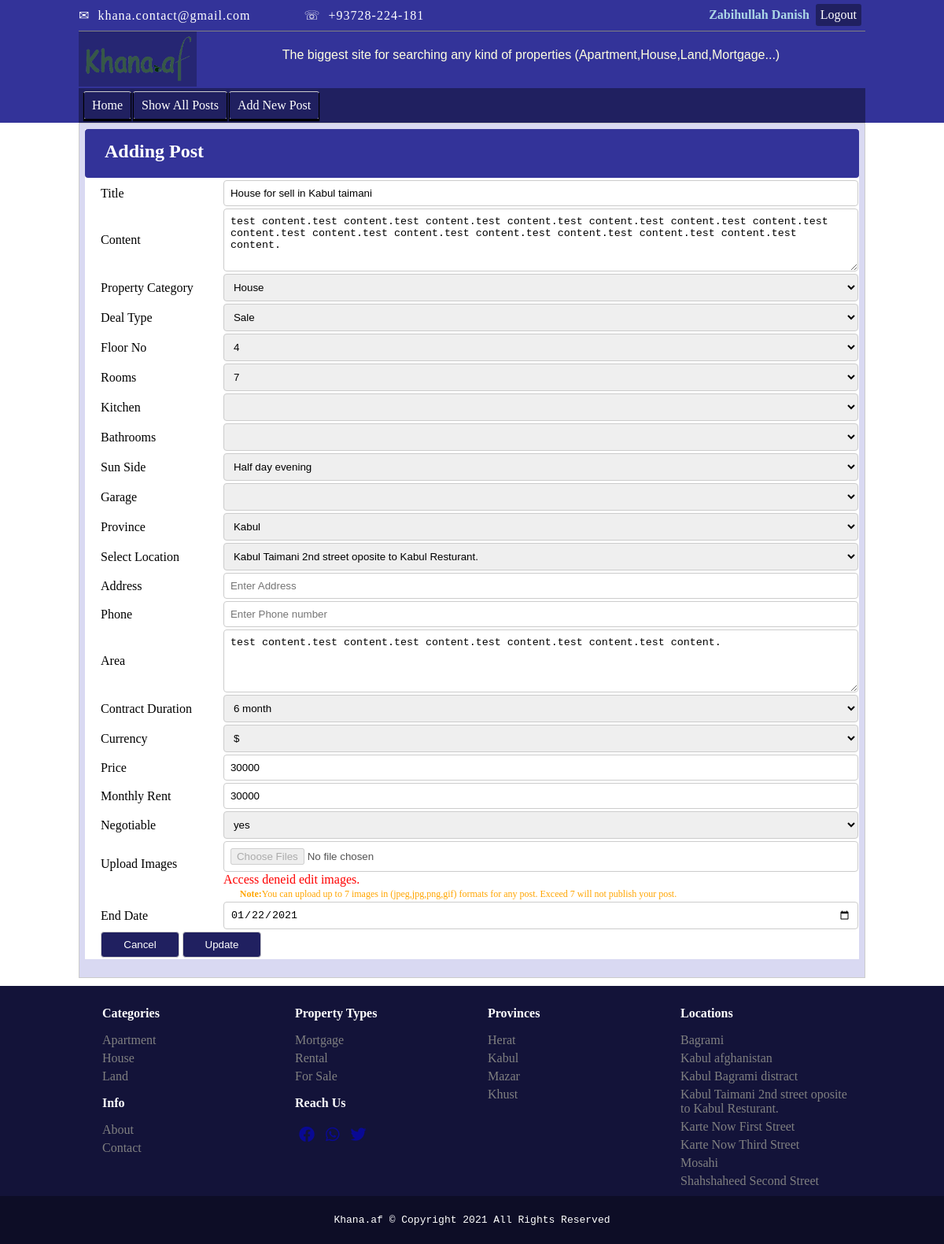
Screenshot of /postmgmt/addNewPost.php?edit=267 (signed in) with the database file from the repository.
### tables this page shows
CREATE TABLE IF NOT EXISTS `post` (
  `pid` bigint(20) NOT NULL AUTO_INCREMENT,
  `title` varchar(256) DEFAULT NULL,
  `content` varchar(1000) DEFAULT NULL,
  `category` varchar(100) DEFAULT NULL,
  `deal_type` varchar(100) DEFAULT NULL,
  `floor` varchar(50) DEFAULT NULL,
  `rooms` varchar(50) DEFAULT NULL,
  `kitchen` varchar(100) NOT NULL,
  `bathrooms` varchar(255) DEFAULT NULL,
  `sun_side` varchar(100) DEFAULT NULL,
  `garage` varchar(100) DEFAULT NULL,
  `province` varchar(255) DEFAULT NULL,
  `location` varchar(300) DEFAULT NULL,
  `address` varchar(255) DEFAULT NULL,
  `phone` varchar(20) DEFAULT NULL,
  `area` varchar(500) DEFAULT NULL,
  `contract_duration` varchar(150) DEFAULT NULL,
  `currency` varchar(10) DEFAULT NULL,
  `price` int(100) DEFAULT NULL,
  `monthly_rent` int(100) DEFAULT NULL,
  `negotiable` varchar(100) DEFAULT NULL,
  `create_date` date DEFAULT NULL,
  `end_date` date DEFAULT NULL,
  `user_id` int(11) NOT NULL,
  `status` int(10) DEFAULT 1,
  PRIMARY KEY (`pid`)
);

### config/path.php (called while the page is built)
<?php
function baseUrl($path = ''){
    $basePath = 'http://localhost:8080/property/';
    if($path != ''){
      $basePath = $basePath.$path;
    }
    return $basePath;
}
?>

### config/updatePost.php (called while the page is built, shortened)
<?php
  if(isset($_GET['edit'])){
    $pid = $_GET['edit'];
    $update = true;
    $sql = "SELECT * FROM post WHERE pid = $pid";
    $query = mysqli_query($con,$sql);
    $row = mysqli_fetch_assoc($query);
    $title_update = $row['title'];
    $content_update = $row['content'];
    $category_update = $row['category'];
    $deal_type_update = $row['deal_type'];
    $floor_update = $row['floor'];
    $rooms_update = $row['rooms'];
    $sun_side_update = $row['sun_side'];
    $province_update = $row['province'];
    $location_update = $row['location'];
    $address_update = $row['address'];
    $phone_update = $row['phone'];
    $area_update = $row['area'];
    $contract_duration_update = $row['contract_duration'];
    $currency_update = $row['currency'];
    $price_update = $row['price'];
    $monthly_rent_update = $row['monthly_rent'];
    $negotiable_update = $row['negotiable'];
    $end_date_update = $row['end_date'];
  }
 ?>

### postmgmt/addNewPost.php (the view, shortened to what this page needs)
<?php
  require '../config/loader.php';
  require '../config/updatePost.php';
  $errors = array();
 ?>
  <head>
    <link rel="stylesheet" href="<?=baseUrl('dist/css/addNewPost.css'); ?>">
  </head>
<?php require '../templates/header1_temp.php';?>
  <div class="section">
    <div class="sub-section">
      <form name="add_post" action="#" method="POST" enctype="multipart/form-data">
        <table class="addpost_table">
          <tr>
            <td class="table_title" colspan="2"><h2>Adding Post</h2></td>
          </tr>
          <tr>
            <td colspan="2"><input type="hidden" name="id" value="<?php echo $pid; ?>" /></td>
          </tr>
          <tr>
            <td><label for="title">Title</label></td>
            <td><input style="<?php if(!empty($errors[1])) echo "border:1px solid red;" ?>" type="text" name="title" placeholder="Enter post title." value="<?php if(isset($_POST['title'])) echo $_POST['title'];echo $title_update; ?>" required /></td>
          </tr>
          <tr>
            <td><label for="content">Content</label></td>
            <td><textarea style="<?php if(!empty($errors[2])) echo "border:1px solid red; "; ?>" name="content" rows="4" cols="80" placeholder="Enter complete information for the post"><?php if(isset($_POST['content'])) echo $_POST['content'];echo $content_update; ?></textarea></td>
          </tr>
          <tr>
            <td><label for="category">Property Category</label></td>
            <td><select style="<?php if(!empty($errors['3'])) echo "border:1px solid red;" ?>" class="category" name="category"">
                <?php
                echo "<option>".ucfirst($category_update)."</option>";
                 ?>
              </select>
            </td>
          </tr>
          <tr>
            <td><label for="dtype">Deal Type</label></td>
            <td><select style="<?php if(!empty($errors['4'])) echo "border:1px solid red;" ?>" name="deal_type">
                <?php
                echo "<option>".ucfirst($deal_type_update)."</option>";
                ?>
            </select></td>
          </tr>
          <tr>
            <td><label for="floor">Floor No</label></td>
            <td>
              <select style="<?php if(!empty($errors['5'])) echo "border:1px solid red;" ?>" name="floor">
                  <?php
                  echo "<option>".ucfirst($floor_update)."</option>";
                  ?>
              </select>
            </td>
          </tr>
          <tr>
            <td><label for="rooms">Rooms</label></td>
            <td>
              <select style="<?php if(!empty($errors['6'])) echo "border:1px solid red;" ?>" class="" name="rooms">
                <?php
                echo "<option>".$rooms_update."</option>";
                ?>
              </select>
            </td>
          </tr>
          <tr>
            <td><label for="kitchen">Kitchen</label></td>
            <td>
              <select style="<?php if(!empty($errors[23])) echo "border:1px solid red;"; ?>" name="kitchen">
                  <?php echo "<option>".$kitchen_update."</option>"; ?>
                <option value="none">None</optio>
              </select>
            </td>
          </tr>
          <tr>
            <td><label for="bathrooms">Bathrooms</label></td>
            <td>
              <select style="<?php if(!empty($errors[18])) echo "border:1px solid red;"; ?>" name="bathrooms">
                <?php if(isset($_POST['bathrooms'])) echo  "<option>".$_POST['bathrooms']."</option";
                echo "<option>".$bathrooms_update."</option>";
                ?>
                <option value="none">None</option>
              </select>
            </td>
          </tr>
          <tr>
            <td>
              <label for="sun_side">Sun Side</label>
            </td>
            <td>
              <select style="<?php if(!empty($errors['7'])) echo "border:1px solid red;" ?>" name="sun_side">
                  <?php
                  echo "<option>".ucfirst($sun_side_update)."</option>";
                  ?>
              </select>
            </td>
          </tr>
          <tr>
            <td><label for="garage">Garage</label></td>
            <td>
              <select style="<?php if(!empty($errors[19])) echo "border:1px solid red;"; ?>" name="garage">
                <?php if(isset($_POST['garage'])) echo "<option>".$_POST['garage']."</option>";
                echo "<option>".ucfirst($garage_update)."</option>";
                ?>
                <option value="none">None</option>
              </select>
            </td>
          </tr>
          <tr>
            <td><label for="province">Province</label></td>
            <td>
              <select style="<?php if(!empty($errors[20])) echo "border:1px solid red;"; ?>" name="province">
                <?php
                  echo "<option>".ucfirst($province_update)."</option>";
                 ?>
              </select>
            </td>
          </tr>
          <tr>
            <td><label for="location">Select Location</td>
            <td>
              <select style="<?php if(!empty($errors[8])) echo "border:1px solid red;" ?>" name="location">
                <?php
                echo "<option>".$location_update."</option>";
                 ?>
              </select>
            </td>
          </tr>
          <tr>
            <td><label for="address">Address</label></td>
            <td>
              <input style="<?php if(!empty($errors[21])) echo "border:1px solid red;"; ?>" value="<?php if(isset($_POST['address'])) echo $_POST['address'];echo $address_update; ?>" type="text" name="address" placeholder="Enter Address" />
            </td>
          </tr>
          <tr>
            <td><label for="phone">Phone</label></td>
            <td><input style="<?php if(!empty($errors[22])) echo "border:1px solid red;"; ?>" type="number" name="phone" value="<?php if(isset($_POST['phone'])) echo $_POST['phone'];echo $phone_update; ?>" placeholder="Enter Phone number"></td>
          </tr>
          <tr>
            <td><label for="area">Area</label></td>
            <td><textarea style="<?php if(!empty($errors[9])) echo "border:1px solid red;" ?>" name="area" rows="4" cols="80" placeholder="Enter from four side srounded by..."><?php if(isset($_POST['area'])) echo $_POST['area'];echo $area_update; ?></textarea></td>
          </tr>
          <tr>
            <td><label for="contract_duration">Contract Duration</label></td>
            <td>
              <select style="<?php if(!empty($errors[10])) echo "border:1px solid red;" ?>" name="contract_duration">
                  <option><?php echo $contract_duration_update; ?></option>
              </select>
            </td>
          </tr>
          <tr>
            <td><label for="currency">Currency</label></td>
            <td>
              <select style="<?php if(!empty($errors[11])) echo "border:1px solid red;" ?>" class="currency" name="currency">
                  <option><?php echo $currency_update; ?></option>
              </select>
            </td>
          </tr>
          <tr>
            <td><label for="price">Price</label></td>
            <td><input style="<?php if(!empty($errors[12])) echo "border:1px solid red;" ?>" type="number" name="price" value="<?php
            if(isset($_POST['price'])) echo $_POST['price'];
            echo $price_update;
             ?>" placeholder="Enter price..." /></td>
          </tr>
          <tr>
            <td><label for="monthly_rent">Monthly Rent</label></td>
            <td><input style="<?php if(!empty($errors[13])) echo "border:1px solid red;" ?>" type="number" name="monthly_rent" value="<?php
            if(isset($_POST['monthly_rent'])) echo $_POST['monthly_rent'];
            echo $monthly_rent_update;
            ?>" placeholder="Enter rent..." /></td>
          </tr>
          <tr>
            <td><label for="negotiable">Negotiable</label></td>
            <td>
              <select style="<?php if(!empty($errors[14])) echo "border:1px solid red;" ?>" name="negotiable">
                  <option><?php echo $negotiable_update; ?></option>
              </select>
            </td>
          </tr>
          <tr>
            <td><label for="img">Upload Images</label></td>
            <td><input style="<?php
            if(!empty($errors[16])){
              echo "border:1px solid red;";
            }
            if(!empty($errors[15])){
              echo "border:1px solid red;";
            }
            ?>" type="file" name="files[]" <?php if($pid == 0){
            }else{
              echo "disabled";
            }
            ?> multiple />
            <?php if($pid == 0){
            }else{
              echo "<span style='color:red;'>Access deneid edit images.</span>";
            }
            ?>
            </td>
          </tr>
          <tr>
            <td colspan = "2" style="padding-left:20%;"><span style="text-align:center;color:orange;font-size:12px;"><strong>Note:</strong>You can upload up to 7 images in (jpeg,jpg,png,gif) formats for any post. Exceed 7 will not publish your post.</span></td>
          </tr>
          <tr>
            <td><label for="end_date">End Date</label></td>
            <td><input style="<?php if(!empty($errors[17])) echo "border:1px solid red;"; ?>" type="date" name="end_date"
              value="<?php
            if(isset($_POST['end_date'])) echo $_POST['end_date'];
            echo $end_date_update;
             ?>" /></td>
          </tr>
          <tr>
            <td id="submit" colspan="2">
              <input class="submit" type="reset" name="cancel" value="Cancel" />
              <?php if($update == true): ?>
              <input class="submit" type="submit" name="update" value="Update">
              <?php else: ?>
              <input class="submit" type="submit" name="submit" value="Post" />
            <?php endif; ?>
            </td>
          </tr>
        </table>
      </form>
    </div>
  </div>
  <?php require '../templates/footer_temp.php';?>

### rows the page displays
post: title "House for sell in Kabul taimani", content "test content.test content.test content.test content.test content.test content.test content.test content.test content.test content.test content.test content.test content.test content.test content.", category "House", deal_type "Sale", floor "4", rooms "7", sun_side "Half day evening", province "Kabul", location "Kabul Taimani 2nd street oposite to Kabul Resturant.", area "test content.test content.test content.test content.test content.test content.", contract_duration "6 month", currency "$", price "30000", monthly_rent "30000", negotiable "yes", end_date "01/22/2021"

### other values shown
$_SESSION['fname'] "Zabihullah"
$_SESSION['lname'] "Danish"
$row['province'] "Herat"
$row['province'] "Kabul"
$row['province'] "Mazar"
$row['province'] "Khust"
$row['location'] "Bagrami"
$row['location'] "Kabul afghanistan"
$row['location'] "Kabul Bagrami distract"
$row['location'] "Kabul Taimani 2nd street oposite to Kabul Resturant."
$row['location'] "Karte Now First Street"
$row['location'] "Karte Now Third Street"
$row['location'] "Mosahi"
$row['location'] "Shahshaheed Second Street"
